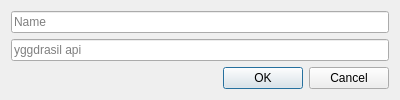
<?xml version="1.0" encoding="UTF-8"?>
<ui version="4.0">
 <class>customyggdrasil</class>
 <widget class="QDialog" name="customyggdrasil">
  <property name="geometry">
   <rect>
    <x>0</x>
    <y>0</y>
    <width>400</width>
    <height>100</height>
   </rect>
  </property>
  <property name="windowTitle">
   <string>Dialog</string>
  </property>
  <layout class="QVBoxLayout" name="verticalLayout">
   <item>
    <widget class="QLineEdit" name="namelineEdit">
     <property name="placeholderText">
      <string>Name</string>
     </property>
    </widget>
   </item>
   <item>
    <widget class="QLineEdit" name="yggdrasillineEdit">
     <property name="placeholderText">
      <string>yggdrasil api</string>
     </property>
    </widget>
   </item>
   <item>
    <widget class="QDialogButtonBox" name="buttonBox">
     <property name="orientation">
      <enum>Qt::Horizontal</enum>
     </property>
     <property name="standardButtons">
      <set>QDialogButtonBox::Cancel|QDialogButtonBox::Ok</set>
     </property>
    </widget>
   </item>
  </layout>
 </widget>
 <resources/>
 <connections>
  <connection>
   <sender>buttonBox</sender>
   <signal>accepted()</signal>
   <receiver>customyggdrasil</receiver>
   <slot>accept()</slot>
   <hints>
    <hint type="sourcelabel">
     <x>248</x>
     <y>254</y>
    </hint>
    <hint type="destinationlabel">
     <x>157</x>
     <y>274</y>
    </hint>
   </hints>
  </connection>
  <connection>
   <sender>buttonBox</sender>
   <signal>rejected()</signal>
   <receiver>customyggdrasil</receiver>
   <slot>reject()</slot>
   <hints>
    <hint type="sourcelabel">
     <x>316</x>
     <y>260</y>
    </hint>
    <hint type="destinationlabel">
     <x>286</x>
     <y>274</y>
    </hint>
   </hints>
  </connection>
 </connections>
</ui>
